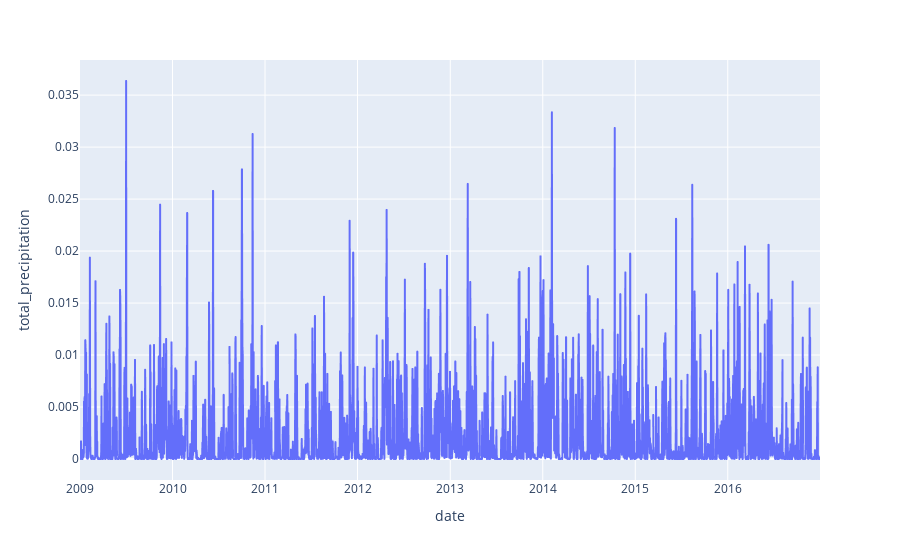

The notebook cell saved with this chart:
### Code cell
px.line(merged_df, x="date", y="total_precipitation")

### Figure 1 — Plotly figure (JSON) as saved in the notebook; plotly's stock layout.template omitted (floating-point values rounded to 4 significant figures; data arrays with more than 128 entries replaced by an {"elided": "..."} marker saying what was removed)
{"data": [{"hovertemplate": "date=%{x}<br>total_precipitation=%{y}<extra></extra>", "legendgroup": "", "line": {"color": "#636efa", "dash": "solid"}, "marker": {"symbol": "circle"}, "mode": "lines", "name": "", "showlegend": false, "type": "scattergl", "x": {"elided": "2921 str values"}, "xaxis": "x", "y": {"elided": "2921 float values"}, "yaxis": "y"}], "layout": {"legend": {"tracegroupgap": 0}, "margin": {"t": 60}, "xaxis": {"anchor": "y", "domain": [0, 1], "title": {"text": "date"}}, "yaxis": {"anchor": "x", "domain": [0, 1], "title": {"text": "total_precipitation"}}}}
